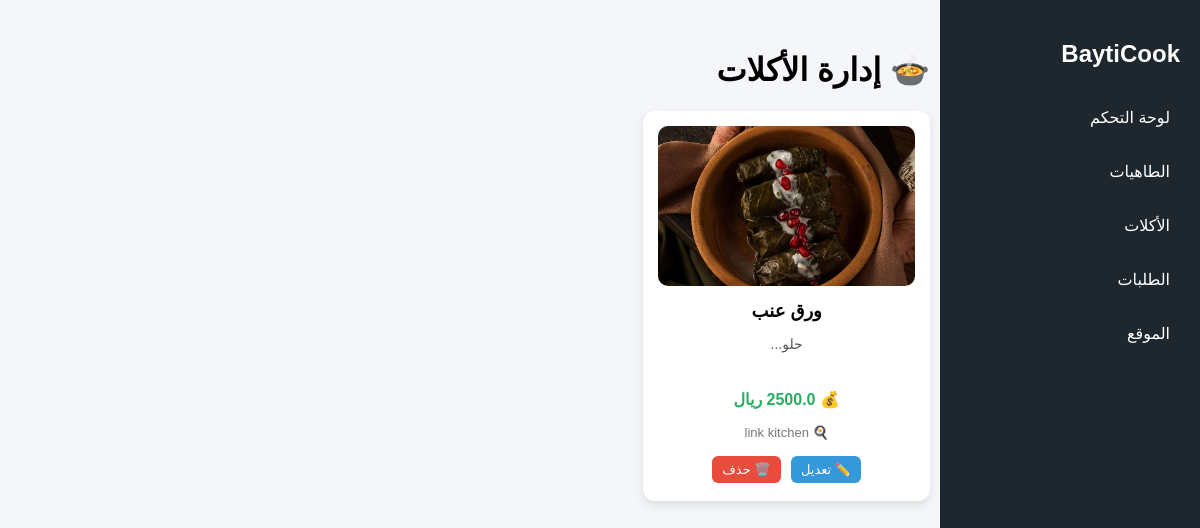
The page /admin/meals on the database as committed earlier.
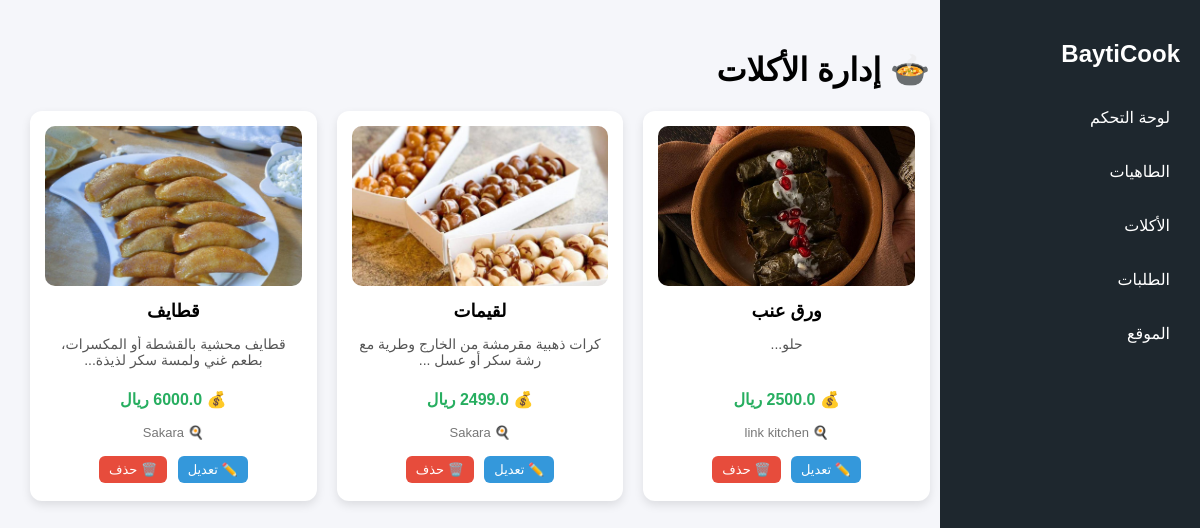
The same page on the database as committed later.
### app/models/meal_model.py (models this page shows, shortened)
class Meal(db.Model):
    __tablename__ = "meals"
    id = db.Column(db.Integer, primary_key=True, autoincrement=True)
    name = db.Column(db.String(100), nullable=False)
    description = db.Column(db.Text, nullable=True)
    price = db.Column(db.Float, nullable=False)
    kitchen_id = db.Column(db.Integer, db.ForeignKey("kitchens.id"), nullable=False)
    kitchen = db.relationship("Kitchen", back_populates="meals")
    images = db.relationship("MealImage", back_populates="meal", cascade="all, delete-orphan")
    status = db.Column(db.String(20), default="pending")
    is_featured = db.Column(db.Integer, default=0)
    is_available = db.Column(db.Integer, default=1)
    order_items = db.relationship("OrderItem", back_populates="meal", cascade="all, delete-orphan")

### app/models/meal_image_model.py (models this page shows, shortened)
class MealImage(db.Model):
    __tablename__ = "meal_images"
    id = db.Column(db.Integer, primary_key=True, autoincrement=True)
    image = db.Column(db.String(255), nullable=False)
    meal_id = db.Column(db.Integer, db.ForeignKey("meals.id"), nullable=False)
    meal = db.relationship("Meal", back_populates="images")

### app/models/kitchen_model.py (models this page shows, shortened)
class Kitchen(db.Model):
    __tablename__ = "kitchens"
    id = db.Column(db.Integer, primary_key=True, autoincrement=True)
    user_id = db.Column(db.Integer, db.ForeignKey("users.id"))
    kitchen_name = db.Column(db.String(150), nullable=False)
    kitchen_logo = db.Column(db.String(255))   # صورة شعار المطبخ
    bank_account_name = db.Column(db.String(150))
    bank_account_number = db.Column(db.String(100))
    chef_name = db.Column(db.String(150))   # اسم الطاهية
    chef_phone = db.Column(db.String(50))   # رقم الطاهية
    status = db.Column(db.String(20), default="pending")
    created_at = db.Column(db.TIMESTAMP, server_default=db.func.current_timestamp())
    featured = db.Column(db.Integer, default=0)  # 0 = عادي، 1 = مميز
    is_open = db.Column(db.Integer, default=1)   # 1 = مفتوح، 0 = مغلق
    location = db.Column(db.String(150))
    address = db.Column(db.String(255))  # أدق من location
    description = db.Column(db.Text)
    meals = db.relationship("Meal", back_populates="kitchen", cascade="all, delete-orphan")

### app/routes/admin_routes.py (the view)
@admin.route("/admin/meals")
def admin_meals():
    meals = Meal.query.all()
    return render_template("admin/meals.html", meals=meals)

### app/templates/admin/meals.html (shortened to what this page needs)
<!DOCTYPE html>
<html lang="ar" dir="rtl">
<head>
</head>
<body>
<div class="admin-container">
<div class="sidebar">
  <h2>BaytiCook</h2>
  <a href="{{ url_for('admin.admin_dashboard') }}">لوحة التحكم</a>
  <a href="{{ url_for('admin.admin_chefs') }}">الطاهيات</a>
  <a href="{{ url_for('admin.admin_meals') }}">الأكلات</a>
  <a href="{{ url_for('admin.admin_order') }}">الطلبات</a>
  <a href="/">الموقع</a>
</div>
<div class="content">
<h1>🍲 إدارة الأكلات</h1>
<div class="meals-grid">
{% for meal in meals %}
<div class="meal-card">
  {% if meal.images %}
    <img src="{{ url_for('static', filename='uploads/' + meal.images[0].image) }}">
  {% else %}
    <img src="{{ url_for('static', filename='uploads/no-image.png') }}">
  {% endif %}
  <h3>{{ meal.name }}</h3>
  <p class="desc">
    {{ meal.description[:80] if meal.description else "" }}...
  </p>
  <p class="price">
    💰 {{ meal.price }} ريال
  </p>
  <p class="kitchen">
    🍳 {{ meal.kitchen.kitchen_name if meal.kitchen else "-" }}
  </p>
  <div class="actions">
    <a href="{{ url_for('admin.edit_meal', meal_id=meal.id) }}" class="btn edit">✏️ تعديل</a>
    <a href="{{ url_for('admin.delete_meal', meal_id=meal.id) }}" class="btn delete"
       onclick="return confirm('هل أنت متأكد من الحذف؟')">
       🗑️ حذف
    </a>
  </div>
</div>
{% endfor %}
</div>
</div>
</div>
</body>
</html>

### app/templates/admin/meals.html (style rules this page uses)
body { margin: 0; font-family: Tahoma, sans-serif; background: #f5f6fa; direction: rtl; display: flex; }
.admin-container { display: flex; width: 100%; }
.sidebar { width: 220px; background: #1e272e; color: white; height: 100vh; padding: 20px; position: fixed; right: 0; top: 0; }
.sidebar h2 { margin-bottom: 30px; }
.sidebar a { display: block; color: white; text-decoration: none; margin: 15px 0; padding: 10px; border-radius: 6px; }
.content { margin-right: 240px; padding: 30px; width: 100%; }
.meals-grid { display: grid; grid-template-columns: repeat(auto-fill, minmax(250px,1fr)); gap: 20px; margin-top: 20px; }
.meal-card { background: white; border-radius: 12px; padding: 15px; box-shadow: 0 4px 10px rgba(0,0,0,0.1); text-align: center; transition: 0.3s; }
.meal-card img { width: 100%; height: 160px; object-fit: cover; border-radius: 10px; }
.meal-card h3 { margin: 10px 0; font-size: 18px; }
.desc { font-size: 14px; color: #555; height: 40px; overflow: hidden; }
.price { color: #27ae60; font-weight: bold; margin-top: 5px; }
.kitchen { font-size: 13px; color: #777; }
.actions { margin-top: 10px; }
.btn { padding: 6px 10px; border-radius: 6px; color: white; text-decoration: none; font-size: 13px; margin: 3px; display: inline-block; }
.edit { background: #3498db; }
.delete { background: #e74c3c; }

Rows that differ between the two databases and show on the page:
added Meal: image (picture), name "لقيمات", description "كرات ذهبية مقرمشة من الخارج وطرية مع رشة سكر أو عسل", price "2499.0", kitchen "Sakara"
added Meal: image (picture), name "قطايف", description "قطايف محشية بالقشطة أو المكسرات، بطعم غني ولمسة سكر لذيذة", price "6000.0", kitchen "Sakara"
